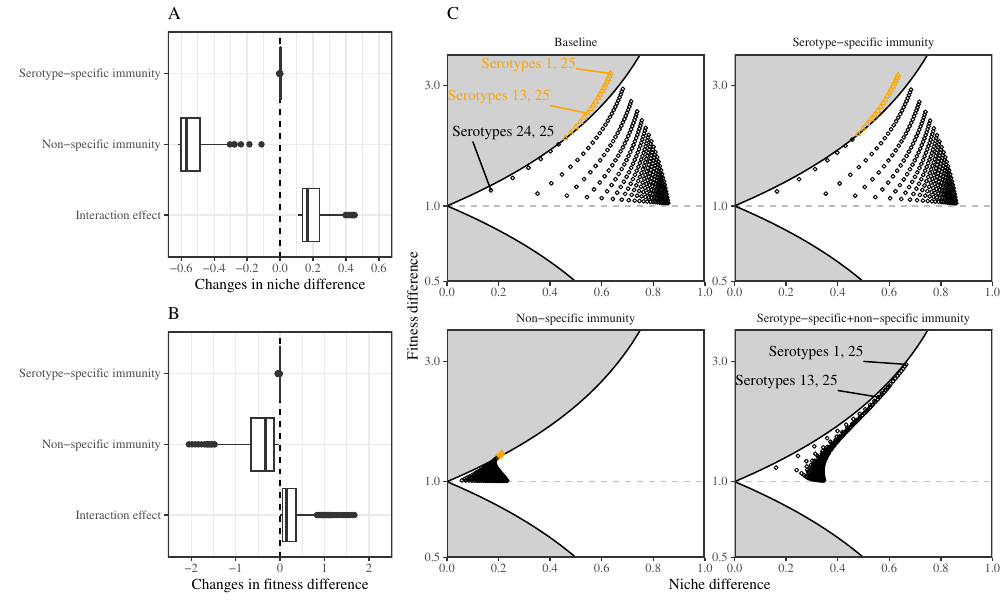

This figure's R source:
library(tidytext)
library(tidyr)
library(dplyr)
library(ggplot2); theme_set(theme_bw(base_family="Times"))
library(egg)
library(gridExtra)
load("../simulate_niche/simulate_niche_cobey.rda")

xmin <- 0
xend <- 1
xlength <- 21

data_below <- data.frame(
	x=seq(xmin, xend, length.out=xlength),
	y=1-seq(xmin, xend, length.out=xlength)
)

data_above <- data.frame(
	x=seq(xmin, xend, length.out=xlength),
	y=1/(1-seq(xmin, xend, length.out=xlength))
)

data_cobey_niche_comb <- bind_rows(
	data_cobey_niche_base %>% mutate(type="Baseline"),
	data_cobey_niche_anti %>% mutate(type="Serotype-specific immunity"),
	data_cobey_niche_nons %>% mutate(type="Non-specific immunity"),
	data_cobey_niche_both %>% mutate(type="Serotype-specific+non-specific immunity")
) %>%
	mutate(
		type=factor(type, levels=c("Baseline",
															 "Serotype-specific immunity",
															 "Non-specific immunity",
															 "Serotype-specific+non-specific immunity")),
		coexist=1/nichediff < fitnessdiff & fitnessdiff<nichediff
	)

dd1 <- data_cobey_niche_comb %>%
	filter(type=="Baseline", system==c("1, 25")) %>%
	mutate(
		xend=0.5, yend=3.5
	)

dd2 <- data_cobey_niche_comb %>%
	filter(type=="Baseline", system==c("13, 25")) %>%
	mutate(
		xend=0.6, yend=2.5
	)

dd3 <- data_cobey_niche_comb %>%
	filter(type=="Baseline", system==c("24, 25")) %>%
	mutate(
		xend=0.9, yend=1.8
	)

dd4 <- data_cobey_niche_comb %>%
	filter(type=="Serotype-specific+non-specific immunity", system==c("1, 25")) %>%
	mutate(
		xend=0.5, yend=3
	)

dd5 <- data_cobey_niche_comb %>%
	filter(type=="Serotype-specific+non-specific immunity", system==c("13, 25")) %>%
	mutate(
		xend=0.6, yend=2.3
	)

g3 <- ggplot(data_cobey_niche_comb) +
	geom_hline(yintercept=1, lty=2, col="gray") +
	geom_ribbon(data=data_above, ymax=Inf,  aes(x=x,ymin=y), fill="gray40", alpha=0.3) +
	geom_ribbon(data=data_below, ymin=-Inf,  aes(x=x,ymax=y), fill="gray40", alpha=0.3) +
	geom_function(fun=function(x) 1-x) +
	geom_function(fun=function(x) 1/(1-x)) +
	geom_segment(data=dd1, aes(1-1/nichediff, fitnessdiff, xend=1-xend, yend=yend), col="orange") +
	geom_text(data=dd1, aes(1-xend, yend), col="orange", label=c("Serotypes 1, 25"), hjust=1, vjust=0, family="Times") +
	geom_segment(data=dd2, aes(1-1/nichediff, fitnessdiff, xend=1-xend, yend=yend), col="orange") +
	geom_text(data=dd2, aes(1-xend, yend), col="orange", label=c("Serotypes 13, 25"), hjust=1, vjust=-0.5, family="Times") +
	geom_segment(data=dd3, aes(1-1/nichediff, fitnessdiff, xend=1-xend, yend=yend), col="black") +
	geom_text(data=dd3, aes(1-xend, yend), col="black", label=c("Serotypes 24, 25"), hjust=0.2, vjust=-0.5, family="Times") +
	geom_segment(data=dd4, aes(1-1/nichediff, fitnessdiff, xend=1-xend, yend=yend), col="black") +
	geom_text(data=dd4, aes(1-xend, yend), col="black", label=c("Serotypes 1, 25"), hjust=1, vjust=-0.5, family="Times") +
	geom_segment(data=dd5, aes(1-1/nichediff, fitnessdiff, xend=1-xend, yend=yend), col="black") +
	geom_text(data=dd5, aes(1-xend, yend), col="black", label=c("Serotypes 13, 25"), hjust=1, vjust=-0.5, family="Times") +
	geom_point(aes(1-1/nichediff, fitnessdiff, col=coexist, shape=coexist), size=1) +
	scale_x_continuous("Immunological niche difference", limits=c(0, 1), expand=c(0, 0),
										 breaks=0:5*0.2) +
	scale_y_log10("Fitness difference", expand=c(0, 0)) +
	scale_color_manual(values=c("orange", "black")) +
	scale_shape_manual(values=c(2, 1)) +
	coord_cartesian(xlim=c(0,1), ylim=c(0.5, 4)) +
	facet_wrap(~type, nrow=2, scale="free") +
	ggtitle("C") +
	theme(
		panel.grid = element_blank(),
		panel.border = element_rect(size=1),
		strip.background = element_blank(),
		legend.position = "none"
	)

niche_data <- data.frame(
	effect=-c(1/data_cobey_niche_anti$nichediff-1/data_cobey_niche_base$nichediff,
					 1/data_cobey_niche_nons$nichediff-1/data_cobey_niche_base$nichediff,
					 1/data_cobey_niche_both$nichediff-1/data_cobey_niche_base$nichediff-(1/data_cobey_niche_anti$nichediff-1/data_cobey_niche_base$nichediff)-(1/data_cobey_niche_nons$nichediff-1/data_cobey_niche_base$nichediff)),
	group=c(rep("Serotype-specific immunity", nrow(data_cobey_niche_anti)),
					rep("Non-specific immunity", nrow(data_cobey_niche_anti)),
					rep("Interaction effect", nrow(data_cobey_niche_anti)))
)

fitness_data <- data.frame(
	effect=c(data_cobey_niche_anti$fitnessdiff-data_cobey_niche_base$fitnessdiff,
					 data_cobey_niche_nons$fitnessdiff-data_cobey_niche_base$fitnessdiff,
					 data_cobey_niche_both$fitnessdiff-data_cobey_niche_base$fitnessdiff-(data_cobey_niche_anti$fitnessdiff-data_cobey_niche_base$fitnessdiff)-(data_cobey_niche_nons$fitnessdiff-data_cobey_niche_base$fitnessdiff)),
	group=c(rep("Serotype-specific immunity", nrow(data_cobey_niche_anti)),
					rep("Non-specific immunity", nrow(data_cobey_niche_anti)),
					rep("Interaction effect", nrow(data_cobey_niche_anti)))
)

g1 <- ggplot(niche_data) +
	geom_vline(xintercept=0, lty=2) +
	geom_boxplot(aes(effect, group)) +
	scale_x_continuous("Changes in niche difference", limits=c(-0.62, 0.62),
										 breaks=(-3):3*2/10) +
	scale_y_discrete("") +
	ggtitle("A") +
	theme(
		panel.border = element_rect(linewidth=1)
	)

g2 <- ggplot(fitness_data) +
	geom_vline(xintercept=0, lty=2) +
	geom_boxplot(aes(effect, group)) +
	scale_x_continuous("Changes in fitness difference", limits=c(-2.3, 2.3)) +
	scale_y_discrete("") +
	ggtitle("B") +
	theme(
		panel.border = element_rect(linewidth=1)
	)

gcomb1 <- ggarrange(g1, g2, nrow=2)

gfinal <- arrangeGrob(gcomb1, g3, nrow=1, widths=c(1, 1.5))

ggsave("figure_pneumo.pdf", gfinal, width=10, height=6)
